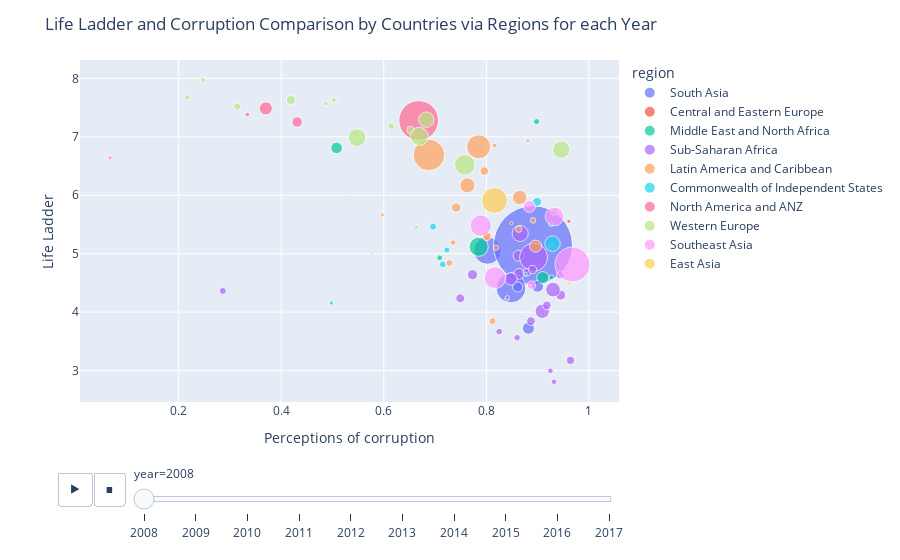

The notebook cell this image was saved under:
### Markdown cell above
<a id = '13'></a>

## Relationship Between Happiness and Corruption

### Code cell
fig = px.scatter(pop_df, 
                x='Perceptions of corruption',
                y = 'Life Ladder',
                animation_frame='year',
                animation_group='Country name',
                size= 'population',
                ## template='plotly_dark',
                color='region',
                hover_name='Country name',
                size_max=60)

fig.update_layout(title='Life Ladder and Corruption Comparison by Countries via Regions for each Year')
fig.show()

### Figure 1 — Plotly figure (JSON) as saved in the notebook; plotly's stock layout.template omitted (floating-point values rounded to 4 significant figures)
{"data": [{"hovertemplate": "<b>%{hovertext}</b><br><br>region=South Asia<br>year=2008<br>Perceptions of corruption=%{x}<br>Life Ladder=%{y}<br>population=%{marker.size}<extra></extra>", "hovertext": ["Afghanistan", "Bangladesh", "India", "Nepal", "Pakistan", "Sri Lanka"], "ids": ["Afghanistan", "Bangladesh", "India", "Nepal", "Pakistan", "Sri Lanka"], "legendgroup": "South Asia", "marker": {"color": "#636efa", "size": [27722276, 144304167, 1200669765, 26666576, 171648986, 19983984], "sizemode": "area", "sizeref": 385100.0, "symbol": "circle"}, "mode": "markers", "name": "South Asia", "orientation": "v", "showlegend": true, "type": "scatter", "x": [0.882, 0.802, 0.891, 0.9, 0.848, 0.861], "xaxis": "x", "y": [3.724, 5.052, 5.146, 4.441, 4.414, 4.431], "yaxis": "y"}, {"hovertemplate": "<b>%{hovertext}</b><br><br>region=Central and Eastern Europe<br>year=2008<br>Perceptions of corruption=%{x}<br>Life Ladder=%{y}<br>population=%{marker.size}<extra></extra>", "hovertext": ["Estonia", "Kosovo", "Latvia", "Lithuania"], "ids": ["Estonia", "Kosovo", "Latvia", "Lithuania"], "legendgroup": "Central and Eastern Europe", "marker": {"color": "#EF553B", "size": [1337090, 1747383, 2177322, 3198231], "sizemode": "area", "sizeref": 385100.0, "symbol": "circle"}, "mode": "markers", "name": "Central and Eastern Europe", "orientation": "v", "showlegend": true, "type": "scatter", "x": [0.663, 0.849, 0.926, 0.961], "xaxis": "x", "y": [5.452, 5.522, 5.145, 5.554], "yaxis": "y"}, {"hovertemplate": "<b>%{hovertext}</b><br><br>region=Middle East and North Africa<br>year=2008<br>Perceptions of corruption=%{x}<br>Life Ladder=%{y}<br>population=%{marker.size}<extra></extra>", "hovertext": ["Iraq", "Israel", "Jordan", "Lebanon", "Saudi Arabia", "Turkey"], "ids": ["Iraq", "Israel", "Jordan", "Lebanon", "Saudi Arabia", "Turkey"], "legendgroup": "Middle East and North Africa", "marker": {"color": "#00cc96", "size": [28385746, 7308800, 6556478, 4764741, 25888541, 70418604], "sizemode": "area", "sizeref": 385100.0, "symbol": "circle"}, "mode": "markers", "name": "Middle East and North Africa", "orientation": "v", "showlegend": true, "type": "scatter", "x": [0.91, 0.898, 0.709, 0.927, 0.508, 0.785], "xaxis": "x", "y": [4.59, 7.261, 4.93, 4.595, 6.811, 5.118], "yaxis": "y"}, {"hovertemplate": "<b>%{hovertext}</b><br><br>region=Sub-Saharan Africa<br>year=2008<br>Perceptions of corruption=%{x}<br>Life Ladder=%{y}<br>population=%{marker.size}<extra></extra>", "hovertext": ["Benin", "Botswana", "Burkina Faso", "Burundi", "Cameroon", "Chad", "Djibouti", "Ghana", "Kenya", "Liberia", "Madagascar", "Mali", "Mauritania", "Mozambique", "Niger", "Nigeria", "Rwanda", "Senegal", "Sierra Leone", "South Africa", "Tanzania", "Togo", "Uganda", "Zambia", "Zimbabwe"], "ids": ["Benin", "Botswana", "Burkina Faso", "Burundi", "Cameroon", "Chad", "Djibouti", "Ghana", "Kenya", "Liberia", "Madagascar", "Mali", "Mauritania", "Mozambique", "Niger", "Nigeria", "Rwanda", "Senegal", "Sierra Leone", "South Africa", "Tanzania", "Togo", "Uganda", "Zambia", "Zimbabwe"], "legendgroup": "Sub-Saharan Africa", "marker": {"color": "#ab63fa", "size": [8696921, 1915639, 14689725, 8126102, 19252666, 11183588, 816358, 23563825, 39791981, 3607860, 19996473, 14113577, 3296238, 22276596, 15250908, 150269623, 9524534, 12004701, 6133603, 49779471, 41853944, 6083420, 30431736, 12848530, 12379549], "sizemode": "area", "sizeref": 385100.0, "symbol": "circle"}, "mode": "markers", "name": "Sub-Saharan Africa", "orientation": "v", "showlegend": true, "type": "scatter", "x": [0.825, 0.806, 0.887, 0.86, 0.945, 0.944, 0.576, 0.863, 0.909, 0.84, 0.773, 0.918, 0.841, 0.864, 0.749, 0.892, 0.286, 0.879, 0.925, 0.866, 0.93, 0.932, 0.848, 0.89, 0.964], "xaxis": "x", "y": [3.667, 5.451, 3.846, 3.563, 4.292, 4.632, 5.009, 4.965, 4.015, 4.221, 4.64, 4.115, 4.248, 4.654, 4.236, 4.939, 4.363, 4.683, 2.997, 5.346, 4.385, 2.808, 4.569, 4.73, 3.174], "yaxis": "y"}, {"hovertemplate": "<b>%{hovertext}</b><br><br>region=Latin America and Caribbean<br>year=2008<br>Perceptions of corruption=%{x}<br>Life Ladder=%{y}<br>population=%{marker.size}<extra></extra>", "hovertext": ["Argentina", "Bolivia", "Brazil", "Chile", "Colombia", "Costa Rica", "Dominican Republic", "Ecuador", "El Salvador", "Guatemala", "Haiti", "Honduras", "Mexico", "Nicaragua", "Panama", "Paraguay", "Peru", "Trinidad and Tobago", "Uruguay"], "ids": ["Argentina", "Bolivia", "Brazil", "Chile", "Colombia", "Costa Rica", "Dominican Republic", "Ecuador", "El Salvador", "Guatemala", "Haiti", "Honduras", "Mexico", "Nicaragua", "Panama", "Paraguay", "Peru", "Trinidad and Tobago", "Uruguay"], "legendgroup": "Latin America and Caribbean", "marker": {"color": "#FFA15A", "size": [40080160, 9721454, 192030362, 16708258, 44254975, 4463125, 9458075, 14535739, 6131764, 14006428, 9646580, 7980955, 110815271, 5667432, 3516204, 6081296, 28562317, 1314443, 3340221], "sizemode": "area", "sizeref": 385100.0, "symbol": "circle"}, "mode": "markers", "name": "Latin America and Caribbean", "orientation": "v", "showlegend": true, "type": "scatter", "x": [0.865, 0.801, 0.688, 0.741, 0.763, 0.816, 0.728, 0.801, 0.735, 0.796, 0.812, 0.863, 0.785, 0.819, 0.881, 0.891, 0.896, 0.959, 0.597], "xaxis": "x", "y": [5.961, 5.298, 6.691, 5.789, 6.168, 6.851, 4.842, 5.297, 5.191, 6.414, 3.846, 5.42, 6.829, 5.104, 6.931, 5.57, 5.129, 6.696, 5.664], "yaxis": "y"}, {"hovertemplate": "<b>%{hovertext}</b><br><br>region=Commonwealth of Independent States<br>year=2008<br>Perceptions of corruption=%{x}<br>Life Ladder=%{y}<br>population=%{marker.size}<extra></extra>", "hovertext": ["Armenia", "Azerbaijan", "Belarus", "Georgia", "Kazakhstan", "Moldova", "Tajikistan", "Ukraine", "Uzbekistan"], "ids": ["Armenia", "Azerbaijan", "Belarus", "Georgia", "Kazakhstan", "Moldova", "Tajikistan", "Ukraine", "Uzbekistan"], "legendgroup": "Commonwealth of Independent States", "marker": {"color": "#19d3f3", "size": [2907618, 8763400, 9527985, 3848449, 15674000, 3570108, 7209930, 46258200, 27302800], "sizemode": "area", "sizeref": 385100.0, "symbol": "circle"}, "mode": "markers", "name": "Commonwealth of Independent States", "orientation": "v", "showlegend": true, "type": "scatter", "x": [0.876, 0.715, 0.696, 0.498, 0.899, 0.926, 0.723, 0.929, null], "xaxis": "x", "y": [4.652, 4.817, 5.463, 4.156, 5.886, 5.503, 5.064, 5.172, 5.311], "yaxis": "y"}, {"hovertemplate": "<b>%{hovertext}</b><br><br>region=North America and ANZ<br>year=2008<br>Perceptions of corruption=%{x}<br>Life Ladder=%{y}<br>population=%{marker.size}<extra></extra>", "hovertext": ["Australia", "Canada", "New Zealand", "United States"], "ids": ["Australia", "Canada", "New Zealand", "United States"], "legendgroup": "North America and ANZ", "marker": {"color": "#FF6692", "size": [21249200, 33247118, 4259800, 304093966], "sizemode": "area", "sizeref": 385100.0, "symbol": "circle"}, "mode": "markers", "name": "North America and ANZ", "orientation": "v", "showlegend": true, "type": "scatter", "x": [0.431, 0.37, 0.334, 0.668], "xaxis": "x", "y": [7.254, 7.486, 7.381, 7.28], "yaxis": "y"}, {"hovertemplate": "<b>%{hovertext}</b><br><br>region=Western Europe<br>year=2008<br>Perceptions of corruption=%{x}<br>Life Ladder=%{y}<br>population=%{marker.size}<extra></extra>", "hovertext": ["Austria", "Belgium", "Denmark", "Finland", "France", "Germany", "Iceland", "Ireland", "Italy", "Netherlands", "Norway", "Portugal", "Spain", "Sweden", "United Kingdom"], "ids": ["Austria", "Belgium", "Denmark", "Finland", "France", "Germany", "Iceland", "Ireland", "Italy", "Netherlands", "Norway", "Portugal", "Spain", "Sweden", "United Kingdom"], "legendgroup": "Western Europe", "marker": {"color": "#B6E880", "size": [8321496, 10709973, 5493621, 5313399, 64374984, 82110097, 317414, 4489544, 58826731, 16445593, 4768212, 10558177, 45954106, 9219637, 61806995], "sizemode": "area", "sizeref": 385100.0, "symbol": "circle"}, "mode": "markers", "name": "Western Europe", "orientation": "v", "showlegend": true, "type": "scatter", "x": [0.614, 0.652, 0.248, 0.217, 0.669, 0.758, 0.708, 0.487, 0.946, 0.419, 0.503, 0.933, 0.683, 0.314, 0.548], "xaxis": "x", "y": [7.181, 7.117, 7.971, 7.671, 7.008, 6.522, 6.888, 7.568, 6.78, 7.631, 7.632, 5.717, 7.294, 7.516, 6.986], "yaxis": "y"}, {"hovertemplate": "<b>%{hovertext}</b><br><br>region=Southeast Asia<br>year=2008<br>Perceptions of corruption=%{x}<br>Life Ladder=%{y}<br>population=%{marker.size}<extra></extra>", "hovertext": ["Cambodia", "Indonesia", "Malaysia", "Philippines", "Singapore", "Thailand", "Vietnam"], "ids": ["Cambodia", "Indonesia", "Malaysia", "Philippines", "Singapore", "Thailand", "Vietnam"], "legendgroup": "Southeast Asia", "marker": {"color": "#FF97FF", "size": [13883834, 235469762, 27236006, 90901965, 4839396, 66530984, 86243413], "sizemode": "area", "sizeref": 385100.0, "symbol": "circle"}, "mode": "markers", "name": "Southeast Asia", "orientation": "v", "showlegend": true, "type": "scatter", "x": [0.888, 0.968, 0.884, 0.817, 0.066, 0.933, 0.789], "xaxis": "x", "y": [4.462, 4.815, 5.807, 4.589, 6.642, 5.636, 5.48], "yaxis": "y"}, {"hovertemplate": "<b>%{hovertext}</b><br><br>region=East Asia<br>year=2008<br>Perceptions of corruption=%{x}<br>Life Ladder=%{y}<br>population=%{marker.size}<extra></extra>", "hovertext": ["China", "Japan", "Mongolia"], "ids": ["China", "Japan", "Mongolia"], "legendgroup": "East Asia", "marker": {"color": "#FECB52", "size": [1324655000, 128063000, 2631898], "sizemode": "area", "sizeref": 385100.0, "symbol": "circle"}, "mode": "markers", "name": "East Asia", "orientation": "v", "showlegend": true, "type": "scatter", "x": [null, 0.816, 0.962], "xaxis": "x", "y": [4.846, 5.911, 4.493], "yaxis": "y"}], "layout": {"legend": {"itemsizing": "constant", "title": {"text": "region"}, "tracegroupgap": 0}, "margin": {"t": 60}, "sliders": [{"active": 0, "currentvalue": {"prefix": "year="}, "len": 0.9, "pad": {"b": 10, "t": 60}, "steps": [{"args": [["2008"], {"frame": {"duration": 0, "redraw": false}, "fromcurrent": true, "mode": "immediate", "transition": {"duration": 0, "easing": "linear"}}], "label": "2008", "method": "animate"}, {"args": [["2009"], {"frame": {"duration": 0, "redraw": false}, "fromcurrent": true, "mode": "immediate", "transition": {"duration": 0, "easing": "linear"}}], "label": "2009", "method": "animate"}, {"args": [["2010"], {"frame": {"duration": 0, "redraw": false}, "fromcurrent": true, "mode": "immediate", "transition": {"duration": 0, "easing": "linear"}}], "label": "2010", "method": "animate"}, {"args": [["2011"], {"frame": {"duration": 0, "redraw": false}, "fromcurrent": true, "mode": "immediate", "transition": {"duration": 0, "easing": "linear"}}], "label": "2011", "method": "animate"}, {"args": [["2012"], {"frame": {"duration": 0, "redraw": false}, "fromcurrent": true, "mode": "immediate", "transition": {"duration": 0, "easing": "linear"}}], "label": "2012", "method": "animate"}, {"args": [["2013"], {"frame": {"duration": 0, "redraw": false}, "fromcurrent": true, "mode": "immediate", "transition": {"duration": 0, "easing": "linear"}}], "label": "2013", "method": "animate"}, {"args": [["2014"], {"frame": {"duration": 0, "redraw": false}, "fromcurrent": true, "mode": "immediate", "transition": {"duration": 0, "easing": "linear"}}], "label": "2014", "method": "animate"}, {"args": [["2015"], {"frame": {"duration": 0, "redraw": false}, "fromcurrent": true, "mode": "immediate", "transition": {"duration": 0, "easing": "linear"}}], "label": "2015", "method": "animate"}, {"args": [["2016"], {"frame": {"duration": 0, "redraw": false}, "fromcurrent": true, "mode": "immediate", "transition": {"duration": 0, "easing": "linear"}}], "label": "2016", "method": "animate"}, {"args": [["2017"], {"frame": {"duration": 0, "redraw": false}, "fromcurrent": true, "mode": "immediate", "transition": {"duration": 0, "easing": "linear"}}], "label": "2017", "method": "animate"}], "x": 0.1, "xanchor": "left", "y": 0, "yanchor": "top"}], "title": {"text": "Life Ladder and Corruption Comparison by Countries via Regions for each Year"}, "updatemenus": [{"buttons": [{"args": [null, {"frame": {"duration": 500, "redraw": false}, "fromcurrent": true, "mode": "immediate", "transition": {"duration": 500, "easing": "linear"}}], "label": "&#9654;", "method": "animate"}, {"args": [[null], {"frame": {"duration": 0, "redraw": false}, "fromcurrent": true, "mode": "immediate", "transition": {"duration": 0, "easing": "linear"}}], "label": "&#9724;", "method": "animate"}], "direction": "left", "pad": {"r": 10, "t": 70}, "showactive": false, "type": "buttons", "x": 0.1, "xanchor": "right", "y": 0, "yanchor": "top"}], "xaxis": {"anchor": "y", "domain": [0, 1], "title": {"text": "Perceptions of corruption"}}, "yaxis": {"anchor": "x", "domain": [0, 1], "title": {"text": "Life Ladder"}}}}
